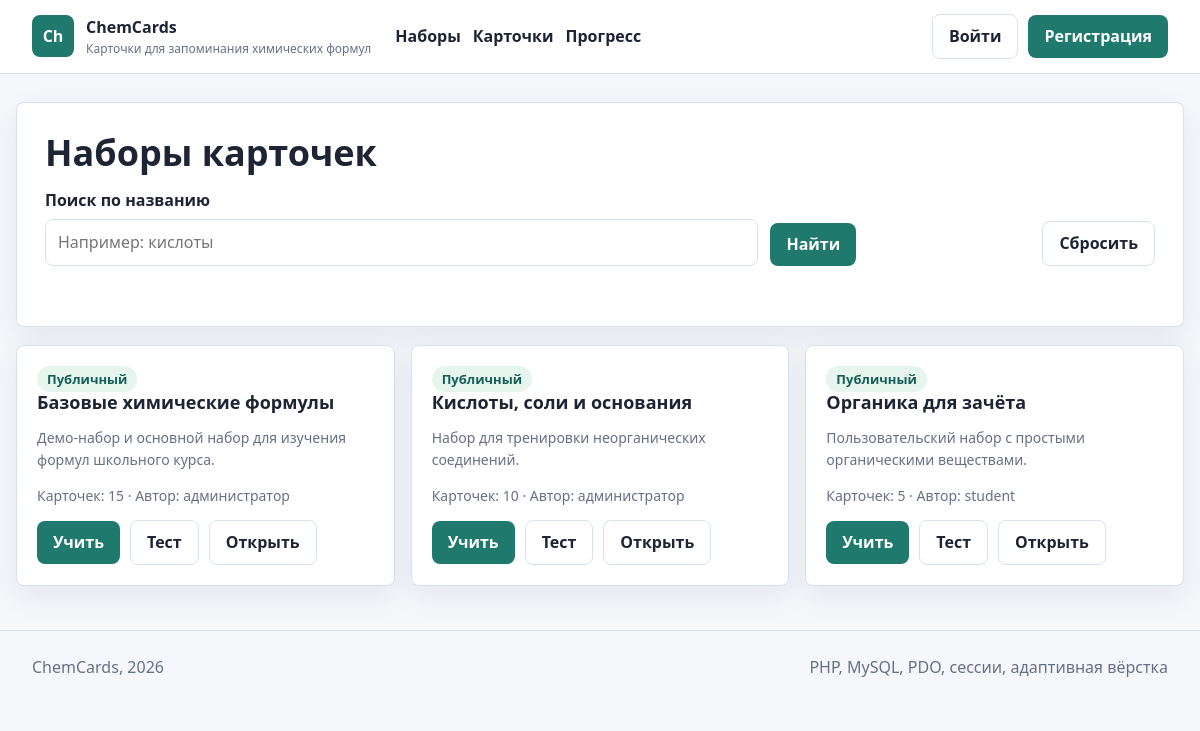
/sets.php, run on the app's committed database.
### tables this page shows
CREATE TABLE flashcard_sets (
  id INT UNSIGNED AUTO_INCREMENT PRIMARY KEY,
  user_id INT UNSIGNED NULL,
  name VARCHAR(120) NOT NULL,
  description TEXT NULL,
  is_public TINYINT(1) NOT NULL DEFAULT 0,
  created_at TIMESTAMP NOT NULL DEFAULT CURRENT_TIMESTAMP,
  updated_at TIMESTAMP NULL DEFAULT NULL ON UPDATE CURRENT_TIMESTAMP,
  CONSTRAINT fk_sets_user
    FOREIGN KEY (user_id) REFERENCES users(id)
    ON DELETE CASCADE
);

CREATE TABLE users (
  id INT UNSIGNED AUTO_INCREMENT PRIMARY KEY,
  username VARCHAR(50) NOT NULL UNIQUE,
  email VARCHAR(120) NOT NULL UNIQUE,
  password_hash VARCHAR(255) NOT NULL,
  role ENUM('user', 'admin') NOT NULL DEFAULT 'user',
  created_at TIMESTAMP NOT NULL DEFAULT CURRENT_TIMESTAMP
);

### includes/functions.php (called while the page is built, shortened)
<?php
require_once __DIR__ . '/db.php';
function h($value): string
{
    return htmlspecialchars((string) $value, ENT_QUOTES, 'UTF-8');
}
function app_url(string $path = ''): string
{
    return BASE_URL . '/' . ltrim($path, '/');
}
function current_user(): ?array
{
    static $loaded = false;
    static $user = null;
    if ($loaded) {
        return $user;
    }
    if (empty($_SESSION['user_id'])) {
        return null;
    }
    $stmt = get_pdo()->prepare('SELECT id, username, email, role, created_at FROM users WHERE id = ?');
    $stmt->execute([$_SESSION['user_id']]);
    $user = $stmt->fetch() ?: null;
    return $user;
}
function set_accessible_where(?array $user): array
{
    if (!$user) {
        return ['s.is_public = 1', []];
    }
    return ['(s.is_public = 1 OR s.user_id = ?)', [$user['id']]];
}

### includes/db.php (called while the page is built, shortened)
<?php
function get_pdo(): PDO
{
    $dsn = 'mysql:host=' . DB_HOST . ';dbname=' . DB_NAME . ';charset=utf8mb4';
    $pdo = new PDO($dsn, DB_USER, DB_PASS, [
        PDO::ATTR_ERRMODE => PDO::ERRMODE_EXCEPTION,
        PDO::ATTR_DEFAULT_FETCH_MODE => PDO::FETCH_ASSOC,
        PDO::ATTR_EMULATE_PREPARES => false,
    ]);
    return $pdo;
}

### sets.php (the view, shortened to what this page needs)
<?php
require_once __DIR__ . '/includes/functions.php';
$user = current_user();
$query = trim($_GET['q'] ?? '');
[$accessWhere, $accessParams] = set_accessible_where($user);
$where = [$accessWhere];
$params = $accessParams;
$sql = 'SELECT s.*, u.username AS owner_name, COUNT(f.id) AS cards_count
        FROM flashcard_sets s
        LEFT JOIN users u ON u.id = s.user_id
        LEFT JOIN flashcards f ON f.set_id = s.id
        WHERE ' . implode(' AND ', $where) . '
        GROUP BY s.id
        ORDER BY s.is_public DESC, s.created_at DESC';
$stmt = get_pdo()->prepare($sql);
$stmt->execute($params);
$sets = $stmt->fetchAll();
include __DIR__ . '/includes/header.php';
?>
<section class="panel">
    <h1>Наборы карточек</h1>
    <form class="filters" method="get">
        <div class="field">
            <label for="q">Поиск по названию</label>
            <input id="q" name="q" value="<?= h($query) ?>" placeholder="Например: кислоты">
        </div>
        <div class="field">
            <label>&nbsp;</label>
            <button type="submit">Найти</button>
        </div>
        <div class="field">
            <label>&nbsp;</label>
            <a class="button ghost" href="<?= h(app_url('sets.php')) ?>">Сбросить</a>
        </div>
    </form>
</section>
<section class="grid" style="margin-top: 18px;">
    <?php foreach ($sets as $set): ?>
        <article class="card">
            <span class="badge"><?= $set['is_public'] ? 'Публичный' : 'Личный' ?></span>
            <h3><?= h($set['name']) ?></h3>
            <p class="meta"><?= h($set['description']) ?></p>
            <p class="meta">Карточек: <?= h((string) $set['cards_count']) ?> · Автор: <?= h($set['owner_name'] ?: 'администратор') ?></p>
            <div class="inline-actions">
                <a class="button" href="<?= h(app_url('study.php?set_id=' . $set['id'] . '&mode=normal&reset=1')) ?>">Учить</a>
                <a class="button ghost" href="<?= h(app_url('study.php?set_id=' . $set['id'] . '&mode=test&reset=1')) ?>">Тест</a>
                <a class="button ghost" href="<?= h(app_url('set.php?id=' . $set['id'])) ?>">Открыть</a>
            </div>
        </article>
    <?php endforeach; ?>
</section>
<?php include __DIR__ . '/includes/footer.php'; ?>

### css/style.css (style rules this page uses)
:root { --bg: #f5f7fb; --surface: #ffffff; --surface-soft: #eef5f2; --ink: #1d2433; --muted: #667085; --line: #d9e2ec; --primary: #1f7a6d; --primary-dark: #155f54; --accent: #b64b2a; --warning: #a56b00; --danger: #b42318; --success: #157347; --shadow: 0 10px 30px rgba(22, 34, 51, 0.08); }
* { box-sizing: border-box; }
body { margin: 0; background: var(--bg); color: var(--ink); font-family: "Segoe UI", Arial, sans-serif; line-height: 1.55; }
a { color: var(--primary); text-decoration: none; }
.panel, .card, .table-wrap, .form-panel { background: var(--surface); border: 1px solid var(--line); border-radius: 8px; box-shadow: var(--shadow); }
.panel { padding: 28px; }
h1, h2, h3 { margin: 0 0 14px; line-height: 1.2; }
h1 { font-size: 36px; }
h3 { font-size: 18px; }
.actions, .inline-actions { display: flex; flex-wrap: wrap; gap: 10px; align-items: center; }
.button, button, input[type="submit"] { display: inline-flex; min-height: 40px; align-items: center; justify-content: center; gap: 8px; border: 0; border-radius: 8px; padding: 9px 16px; background: var(--primary); color: #ffffff; font: inherit; font-weight: 700; cursor: pointer; }
.button.ghost, button.ghost { border: 1px solid var(--line); background: #ffffff; color: var(--ink); }
.grid { display: grid; grid-template-columns: repeat(auto-fit, minmax(240px, 1fr)); gap: 16px; }
.card { padding: 20px; }
.meta { color: var(--muted); font-size: 14px; }
.badge { display: inline-flex; align-items: center; min-height: 26px; border-radius: 999px; padding: 3px 10px; background: #e7f5ef; color: var(--primary-dark); font-size: 13px; font-weight: 700; }
form { margin: 0; }
.field { margin-bottom: 16px; }
label { display: block; margin-bottom: 6px; font-weight: 700; }
input, select, textarea { width: 100%; min-height: 42px; border: 1px solid var(--line); border-radius: 8px; padding: 10px 12px; background: #ffffff; color: var(--ink); font: inherit; }
.filters { display: grid; grid-template-columns: 1fr minmax(180px, 260px) auto; gap: 12px; align-items: end; margin-bottom: 16px; }

### data on the page
flashcard_sets: is_public "Публичный", name "Базовые химические формулы", description "Демо-набор и основной набор для изучения формул школьного курса.", cards_count "15", owner_name "администратор"
flashcard_sets: is_public "Публичный", name "Кислоты, соли и основания", description "Набор для тренировки неорганических соединений.", cards_count "10", owner_name "администратор"
flashcard_sets: is_public "Публичный", name "Органика для зачёта", description "Пользовательский набор с простыми органическими веществами.", cards_count "5", user.username "student"

### other printed values
APP_NAME "ChemCards"
APP_SUBTITLE "Карточки для запоминания химических формул"
